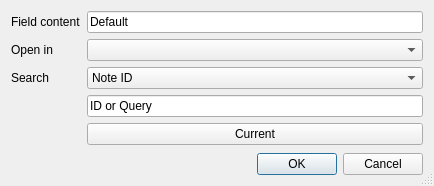
<?xml version="1.0" encoding="UTF-8"?>
<ui version="4.0">
 <class>Dialog</class>
 <widget class="QDialog" name="Dialog">
  <property name="windowModality">
   <enum>Qt::WindowModal</enum>
  </property>
  <property name="geometry">
   <rect>
    <x>0</x>
    <y>0</y>
    <width>434</width>
    <height>186</height>
   </rect>
  </property>
  <property name="windowTitle">
   <string>Add Field</string>
  </property>
  <property name="sizeGripEnabled">
   <bool>true</bool>
  </property>
  <property name="modal">
   <bool>true</bool>
  </property>
  <layout class="QHBoxLayout" name="horizontalLayout">
   <item>
    <layout class="QVBoxLayout" name="verticalLayout">
     <item>
      <layout class="QFormLayout" name="formLayout">
       <item row="1" column="0">
        <widget class="QLabel" name="label_display">
         <property name="text">
          <string>Field content</string>
         </property>
        </widget>
       </item>
       <item row="1" column="1">
        <widget class="QLineEdit" name="line_display">
         <property name="text">
          <string>Default</string>
         </property>
         <property name="cursorPosition">
          <number>0</number>
         </property>
        </widget>
       </item>
       <item row="2" column="0">
        <widget class="QLabel" name="label_open">
         <property name="text">
          <string>Open in</string>
         </property>
        </widget>
       </item>
       <item row="2" column="1">
        <widget class="QComboBox" name="combo_open_in">
         <property name="currentIndex">
          <number>-1</number>
         </property>
         <item>
          <property name="text">
           <string>Browser</string>
          </property>
         </item>
         <item>
          <property name="text">
           <string>Previewer</string>
          </property>
         </item>
        </widget>
       </item>
       <item row="3" column="0">
        <widget class="QLabel" name="label_search">
         <property name="text">
          <string>Search</string>
         </property>
        </widget>
       </item>
       <item row="3" column="1">
        <widget class="QComboBox" name="combo_search_type">
         <item>
          <property name="text">
           <string>Note ID</string>
          </property>
         </item>
         <item>
          <property name="text">
           <string>Card ID</string>
          </property>
         </item>
         <item>
          <property name="text">
           <string>Search query</string>
          </property>
         </item>
        </widget>
       </item>
       <item row="4" column="1">
        <widget class="QLineEdit" name="line_search">
         <property name="text">
          <string>ID or Query</string>
         </property>
        </widget>
       </item>
       <item row="5" column="1">
        <widget class="QPushButton" name="button_current">
         <property name="text">
          <string>Current</string>
         </property>
        </widget>
       </item>
      </layout>
     </item>
     <item>
      <widget class="QDialogButtonBox" name="buttonBox">
       <property name="layoutDirection">
        <enum>Qt::LeftToRight</enum>
       </property>
       <property name="orientation">
        <enum>Qt::Horizontal</enum>
       </property>
       <property name="standardButtons">
        <set>QDialogButtonBox::Cancel|QDialogButtonBox::Ok</set>
       </property>
      </widget>
     </item>
    </layout>
   </item>
  </layout>
 </widget>
 <tabstops>
  <tabstop>line_display</tabstop>
  <tabstop>combo_open_in</tabstop>
  <tabstop>combo_search_type</tabstop>
  <tabstop>line_search</tabstop>
 </tabstops>
 <resources/>
 <connections>
  <connection>
   <sender>buttonBox</sender>
   <signal>accepted()</signal>
   <receiver>Dialog</receiver>
   <slot>accept()</slot>
   <hints>
    <hint type="sourcelabel">
     <x>248</x>
     <y>254</y>
    </hint>
    <hint type="destinationlabel">
     <x>157</x>
     <y>274</y>
    </hint>
   </hints>
  </connection>
  <connection>
   <sender>buttonBox</sender>
   <signal>rejected()</signal>
   <receiver>Dialog</receiver>
   <slot>reject()</slot>
   <hints>
    <hint type="sourcelabel">
     <x>316</x>
     <y>260</y>
    </hint>
    <hint type="destinationlabel">
     <x>286</x>
     <y>274</y>
    </hint>
   </hints>
  </connection>
 </connections>
</ui>
